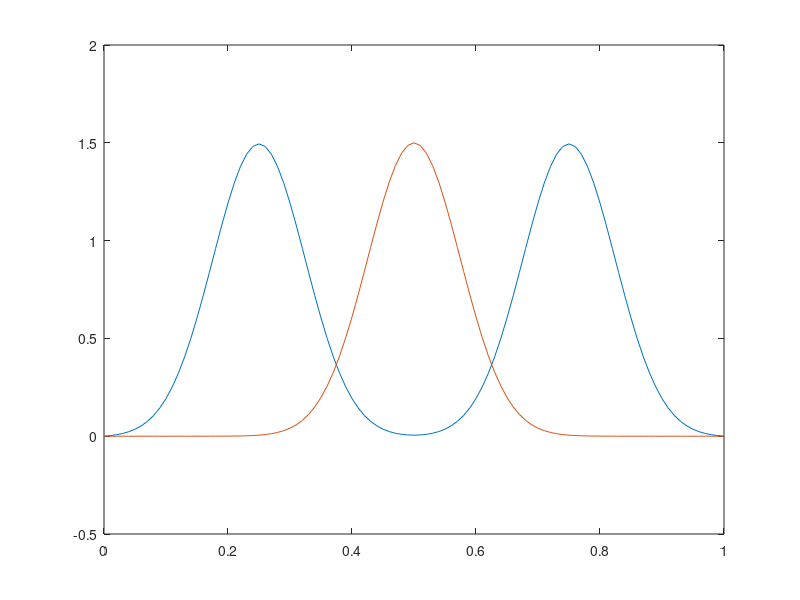
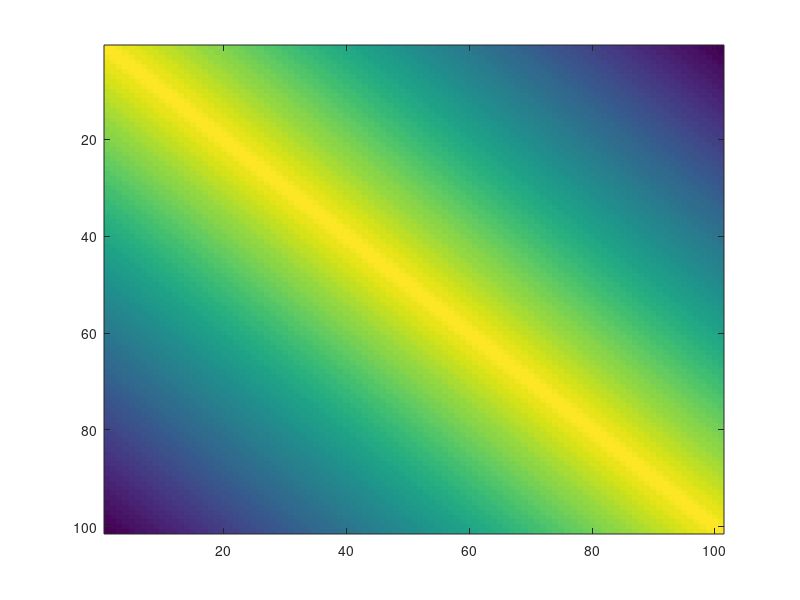
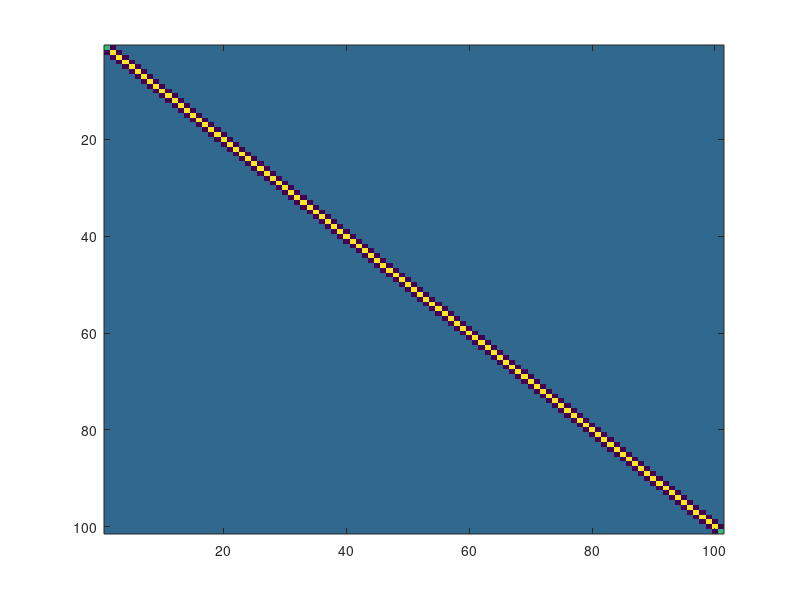

Recreate these plots in MATLAB, in order. (Note: this script raises an error after producing the figures.)
%%%%%%%%%%%%%%%%%%%%%%%%%%%%%%%%%%%%%%%%%%%%%%%%%%%%%%%%%%%%%%%%%%%%%%%%%%%%%%%%%%%%%%%%%%
%%% Generate data
%%%%%%%%%%%%%%%%%%%%%%%%%%%%%%%%%%%%%%%%%%%%%%%%%%%%%%%%%%%%%%%%%%%%%%%%%%%%%%%%%%%%%%%%%%
clear; close all;
N = 101;

seed = rand*1000;
rng("default");

t1 = linspace(-3,3,N);

a = 0.5;
time_gap = 1/(N-1);

for j =1:N 
    f(j) = 1.5*exp(-(t1(j)-1.5).^2/0.4) + 1.5*exp(-(t1(j)+1.5).^2/0.4);
end

f = f - interp1([-3 3], [f(1) f(end)],t1);

a = [-0.5, 2];
t = linspace(0,1,N);

gamma1 = t;
f1 = interp1(t,f,gamma1);

for j =1:N 
    g(j) = 1.5*exp(-t1(j).^2/0.4);
end
f2 = interp1(t,g,t);

figure(1);clf;
plot(t, f1, t, f2)

f1 = f1';
f2 = f2';

q1 = sign(gradient(f1)/time_gap).*sqrt(abs(gradient(f1)/time_gap));
q2 = sign(gradient(f2)/time_gap).*sqrt(abs(gradient(f2)/time_gap));

%define the covariance for the gamma function
mu = zeros(1, N);

% f_cov = ones(1, N);
% % f_cov= [2*ones(1, (N-1)/2+1), ones(1, (N-1)/2)];
% Cr = diag(f_cov);
% sigma_kernel = 1.0;
% kernel_size = 11; % Adjust the size as needed
% [X, Y] = meshgrid(-(kernel_size-1)/2:(kernel_size-1)/2, -(kernel_size-1)/2:(kernel_size-1)/2);
% gaussian_kernel = exp(-(X.^2 + Y.^2) / (2 * sigma_kernel^2));
% Cr = conv2(Cr, gaussian_kernel, 'same');


% Define the value of pho
pho = 0.999;  % You can change this to your desired value
% Initialize an empty matrix of size (n+1) x (n+1)

f_cov = ones(1, N);
% f_cov= [20*ones(1, (N-1)/2+1), 0.1*ones(1, (N-1)/2)];
Cr = diag(f_cov);
% Cr = zeros(N, N);

% Fill in the matrix
for i = 1:N
    for j = 1:N
        if i ~= j
            Cr(i, j) = pho^(abs(i-j));
        end
    end
end
Cr = Cr*50;
% A = rand(N, N);
% 
% % Form a symmetric matrix by multiplying A with its transpose
% Cr = A * A';
% 
% % Ensure the matrix is positive definite by adjusting eigenvalues
% min_eigenvalue = min(eig(Cr));
% if min_eigenvalue <= 0
%     Cr = Cr + eye(N) * (-min_eigenvalue + 1e-5);
% end
figure(1001); clf;
imagesc(Cr);
try chol(Cr)
    disp('Matrix is symmetric positive definite.')
catch ME
    disp('Matrix is not symmetric positive definite')
end

inv_cr = inv(Cr);
figure(1002); clf;
imagesc(inv_cr);
%%%%%%%%%%%%%%%%%%%%%%%%%%%%%%%%%%%%%%%%%%%%%%%%%%%%%%%%%%%%%%%%%%%%%%%%%%%%%%%%%%%%%%%%%%
%%% Dynamic programming to match f1 and f2 
%%%%%%%%%%%%%%%%%%%%%%%%%%%%%%%%%%%%%%%%%%%%%%%%%%%%%%%%%%%%%%%%%%%%%%%%%%%%%%%%%%%%%%%%%%
gamma_t = DynamicProgrammingQ_Adam(q2', q1', 0, 0);


%%%%%%%%%%%%%%%%%%%%%%%%%%%%%%%%%%%%%%%%%%%%%%%%%%%%%%%%%%%%%%%%%%%%%%%%%%%%%%%%%%%%%%%%%%
%%% bayesian
%%%%%%%%%%%%%%%%%%%%%%%%%%%%%%%%%%%%%%%%%%%%%%%%%%%%%%%%%%%%%%%%%%%%%%%%%%%%%%%%%%%%%%%%%%
% 1. initiate phi 
% svd of Cr
[U, S, V] = svd(Cr);
S = S*time_gap;

dn = 5;
for j = 1:dn
    U1(j,:) = U(:,j);
    U1(j,:) = U1(j,:)/sqrt(trapz(t, U1(j,:).^2)); 
end

phi_int = zeros(1, N);

% for j = 1:dn
%     phi_int = phi_int + normrnd(0, sqrt(S(j,j)))*U1(j,:);
% end
% phi_int = phi_int-log(trapz(t,exp(phi_int)));

phi_int = mvnrnd(mu, Cr, 1);
phi_int = phi_int-log(trapz(t,exp(phi_int)));

figure(101); clf;
plot(t, phi_int);
figure(102); clf;
gamma_in = cumsum(exp(phi_int))./sum(exp(phi_int));
gamma_in = (gamma_in-min(gamma_in))/(max(gamma_in)-min(gamma_in)); 
plot(t, gamma_in);

%2. Initiate sigma1
sigma1_int = 3;

%3: update g and sigma1
J = 10000;
phi_set = [];
phi_set(1,:) = phi_int;

%set the parameters for the pCN-mixture
betals = [0.5, linspace(0.01, 0.1,9)];
probabilities = repmat(0.1, 1, 10);


for j = 1: J
    %propose new phi
    kesi = mvnrnd(mu, Cr, 1);
%     kesi = zeros(1, N);
%     for jj = 1:dn
%         kesi = kesi + normrnd(0, sqrt(S(jj,jj)))*U1(jj,:);
%     end
    kesi = kesi-log(trapz(t,exp(kesi)));
    beta = randsample(betals, 1,true, probabilities);
    phi_new = phi_set(j,:)*sqrt(1-beta^2) + beta*kesi;
    phi_new = phi_new-log(trapz(t,exp(phi_new)));
    
    % calculate MCMC acceptance ratio
    [lossratio, sse_diff(j)] = cal_joint_ratio_clr(sigma1_int, q1, q2, t, phi_new, phi_set(j,:));
    lossratio_(j) = lossratio;
    lamd_p = min(1, lossratio);

    if rand()<lamd_p
        phi_set(j+1,:) = phi_new;
    else
        phi_set(j+1,:) = phi_set(j,:);
    end
    
    temp_t = cumtrapz(t,exp(phi_set(j+1,:)))./trapz(t, exp(phi_set(j+1,:)),2);
    temp_t = round(temp_t/temp_t(end)*(N-1))+1;
    gam1_dev = exp(phi_set(j+1,:));
    SSE = (norm(q2 - q1(temp_t).*sqrt(gam1_dev')))^2;
    sse_(j) = SSE;

end

% plot the sample gamma
gamma_new = [];
cnt = 1;
for j = 1:J+1
%     phi_set(j,:) = phi_set(j,:)-log(trapz(t,exp(phi_set(j,:))));
    gamma_new(j,:) = cumsum(exp(phi_set(j,:)))./sum(exp(phi_set(j,:)));
    gamma_new(j,:) = (gamma_new(j,:)-min(gamma_new(j,:)))/(max(gamma_new(j,:))-min(gamma_new(j,:)));
end


fgamma = gamma_new(J/2+1:10:J+1,:);
fphi_set = phi_set(J/2+1:10:J+1,:);

eps = 1e-5;
learn_rate = 0.1;
sample_mean = mean(phi_set,1);
gamma_mean = cumsum(exp(sample_mean))./sum(exp(sample_mean));
gamma_mean = (gamma_mean-min(gamma_mean))/(max(gamma_mean)-min(gamma_mean));





figure(1); clf;
hold on;
plot(t,gamma_new);
plot(t,gamma_t,'k','LineWidth',2);
% plot(t,gamma_mean','b--','LineWidth',2);
lsize = 16; % Label fontsize
nsize = 18; % Axis fontsize
axis equal;
ylim([0,1]);
xlim([0,1]);
xticks([0 0.2 0.4 0.6 0.8 1]);
set(gca, 'Fontsize', nsize,'linewidth', 1.5)
set(gcf,'paperpositionmode','auto');
set(gcf,'windowstyle','normal');
set(gca,'LooseInset',max(get(gca,'TightInset'), 0.02))
set(gca,'fontweight','normal')
opts.Colors     = get(groot,'defaultAxesColorOrder');
opts.saveFolder = 'img/';
opts.width      = 12;
opts.height     = 10;
opts.fontType   = 'Times';
% 



f2_gamma_t = interp1(t,f2,gamma_t);
figure(2);clf;
plot(t,f1,'b.','LineWidth', 1.5);
hold on;
plot(t,f2,'g.','LineWidth', 1.5);
plot(t, f2_gamma_t, 'r','LineWidth', 1.5)

figure(3);clf;
plot(t,q1,'b.','LineWidth', 1.5);
hold on;
plot(t,q2,'g.','LineWidth', 1.5);

figure(5);clf;
subplot(2,1,1);
plot(sse_)
subplot(2,1,2);
hist(sse_);
% 
figure (8);clf;
for i =1:N
    eigenvalue(i) = S(i,i);
end
plot(cumsum(eigenvalue(1:50))/sum(eigenvalue),'linewidth', 1.5);


%%
% Perform k-means clustering
K = 2;
% [idx, centers] = kmeans(phi_set, K);
[idx, centers] = kmeans(fphi_set, K);
for i = 1: K
    centers_g(i,:) = cumtrapz(t, exp(centers(i,:)))/trapz(t, exp(centers(i,:)));
end

figure(11); clf;
hold on;
% plot(t,gamma_new(idx==1,:),'Color', [0.8 0.8 0.8]);
% plot(t,gamma_new(idx==2,:),'y');
plot(t,fgamma(idx==1,:)','Color', [0.8 0.8 0.8]);
plot(t,fgamma(idx==2,:),'y');
plot(t, centers_g(1,:),'m','LineWidth',2)
plot(t, centers_g(2,:),'c','LineWidth',2)
plot(t,gamma_t,'r--','LineWidth',2);
% plot(t,gamma_t,'m--','LineWidth',2);
lsize = 16; % Label fontsize
nsize = 18; % Axis fontsize
axis equal;
ylim([0,1]);
xlim([0,1]);
xticks([0 0.2 0.4 0.6 0.8 1]);
set(gca, 'Fontsize', nsize,'linewidth', 1.5)
set(gcf,'paperpositionmode','auto');
set(gcf,'windowstyle','normal');
set(gca,'LooseInset',max(get(gca,'TightInset'), 0.02))
set(gca,'fontweight','normal')
opts.Colors     = get(groot,'defaultAxesColorOrder');
opts.saveFolder = 'img/';
opts.width      = 12;
opts.height     = 10;
opts.fontType   = 'Times';



f2_gamma_t1 = interp1(t,f2,centers_g(1,:));
f2_gamma_t2 = interp1(t,f2,centers_g(2,:));
figure(22);clf;
plot(t,f1,'b.','LineWidth', 1.5);
hold on;
plot(t,f2,'g.','LineWidth', 1.5);
plot(t, f2_gamma_t1, 'm','LineWidth', 1.5)
plot(t, f2_gamma_t2, 'c','LineWidth', 1.5)
plot(t, f2_gamma_t, 'r--','LineWidth', 1.5)